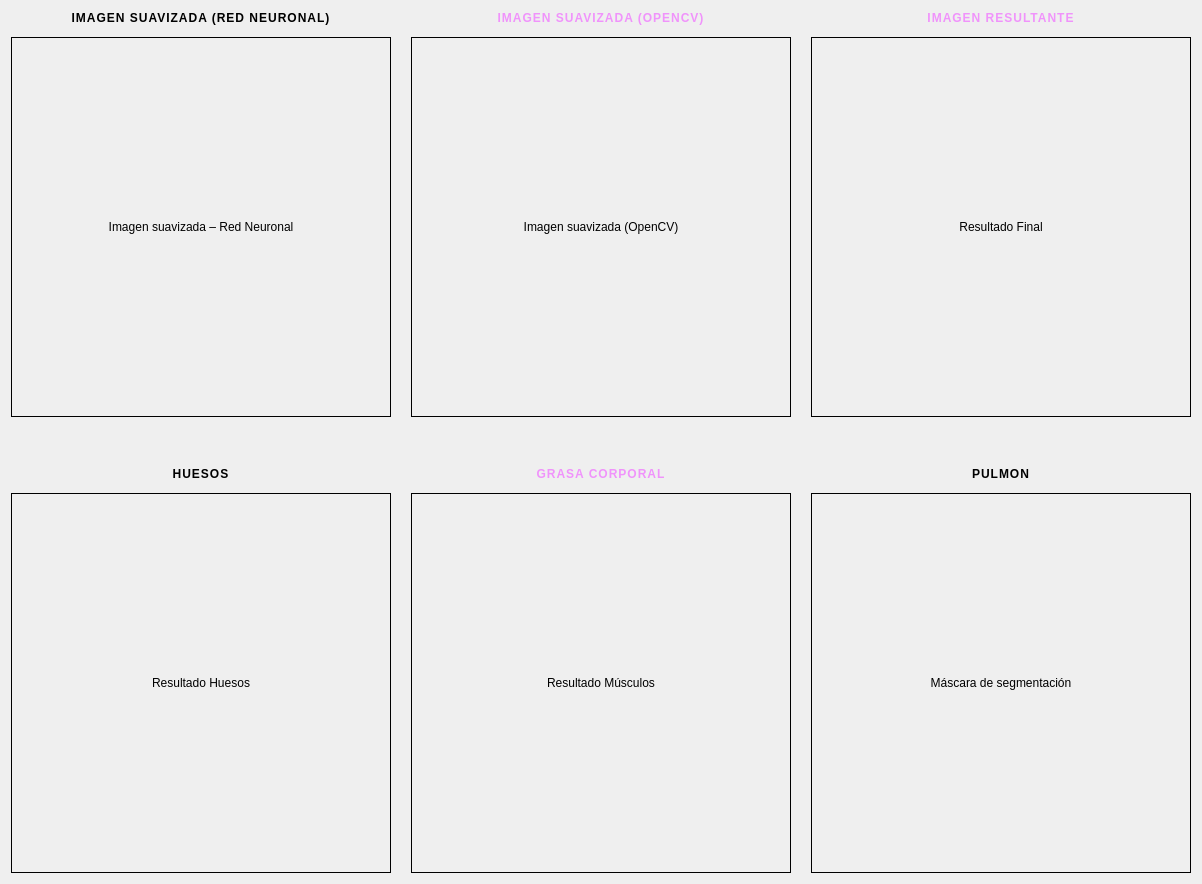
                                <widget class="QWidget" name="imageGroupWidget">
                                    <layout class="QGridLayout" name="imageGrid">
                                        <property name="spacing">
                                            <number>20</number>
                                        </property>

                                        <item row="0" column="0">
                                            <layout class="QVBoxLayout" name="column0_top">
                                                <property name="spacing">
                                                    <number>12</number>
                                                </property>
                                                <item>
                                                    <widget class="QLabel" name="titleImage1">
                                                        <property name="text">
                                                            <string>IMAGEN SUAVIZADA (RED NEURONAL)</string>
                                                        </property>
                                                        <property name="styleSheet">
                                                            <string notr="true">color: rgba(255,
                                                                255, 255, 0.9); font-size: 12px;
                                                                font-weight: 700; letter-spacing:
                                                                1px;</string>
                                                        </property>
                                                        <property name="alignment">
                                                            <set>Qt::AlignCenter</set>
                                                        </property>
                                                    </widget>
                                                </item>
                                                <item>
                                                    <widget class="QLabel" name="label_4">
                                                        <property name="text">
                                                            <string>Imagen suavizada – Red Neuronal</string>
                                                        </property>
                                                        <property name="alignment">
                                                            <set>Qt::AlignCenter</set>
                                                        </property>
                                                        <property name="frameShape">
                                                            <enum>QFrame::Box</enum>
                                                        </property>
                                                        <property name="minimumSize">
                                                            <size>
                                                                <width>380</width>
                                                                <height>380</height>
                                                            </size>
                                                        </property>
                                                    </widget>
                                                </item>
                                            </layout>
                                        </item>

                                        <item row="0" column="1">
                                            <layout class="QVBoxLayout" name="column1_top">
                                                <property name="spacing">
                                                    <number>12</number>
                                                </property>
                                                <item>
                                                    <widget class="QLabel" name="titleImage2">
                                                        <property name="text">
                                                            <string>IMAGEN SUAVIZADA (OPENCV)</string>
                                                        </property>
                                                        <property name="styleSheet">
                                                            <string notr="true">color: #f093fb;
                                                                font-size: 12px; font-weight: 700;
                                                                letter-spacing: 1px;</string>
                                                        </property>
                                                        <property name="alignment">
                                                            <set>Qt::AlignCenter</set>
                                                        </property>
                                                    </widget>
                                                </item>
                                                <item>
                                                    <widget class="QLabel" name="label_5">
                                                        <property name="text">
                                                            <string>Imagen suavizada (OpenCV)</string>
                                                        </property>
                                                        <property name="alignment">
                                                            <set>Qt::AlignCenter</set>
                                                        </property>
                                                        <property name="frameShape">
                                                            <enum>QFrame::Box</enum>
                                                        </property>
                                                        <property name="minimumSize">
                                                            <size>
                                                                <width>380</width>
                                                                <height>380</height>
                                                            </size>
                                                        </property>
                                                    </widget>
                                                </item>
                                            </layout>
                                        </item>

                                        <item row="0" column="2">
                                            <layout class="QVBoxLayout" name="column2_top">
                                                <property name="spacing">
                                                    <number>12</number>
                                                </property>
                                                <item>
                                                    <widget class="QLabel" name="titleImage3">
                                                        <property name="text">
                                                            <string>IMAGEN RESULTANTE</string>
                                                        </property>
                                                        <property name="styleSheet">
                                                            <string notr="true">color: #f093fb;
                                                                font-size: 12px; font-weight: 700;
                                                                letter-spacing: 1px;</string>
                                                        </property>
                                                        <property name="alignment">
                                                            <set>Qt::AlignCenter</set>
                                                        </property>
                                                    </widget>
                                                </item>
                                                <item>
                                                    <widget class="QLabel" name="label_6">
                                                        <property name="text">
                                                            <string>Resultado Final</string>
                                                        </property>
                                                        <property name="alignment">
                                                            <set>Qt::AlignCenter</set>
                                                        </property>
                                                        <property name="frameShape">
                                                            <enum>QFrame::Box</enum>
                                                        </property>
                                                        <property name="minimumSize">
                                                            <size>
                                                                <width>380</width>
                                                                <height>380</height>
                                                            </size>
                                                        </property>
                                                    </widget>
                                                </item>
                                            </layout>
                                        </item>

                                        <item row="1" column="0" colspan="3">
                                            <spacer name="horizontalSpacer_separator">
                                                <property name="orientation">
                                                    <enum>Qt::Vertical</enum>
                                                </property>
                                                <property name="sizeType">
                                                    <enum>QSizePolicy::Fixed</enum>
                                                </property>
                                                <property name="sizeHint" stdset="0">
                                                    <size>
                                                        <width>20</width>
                                                        <height>30</height>
                                                    </size>
                                                </property>
                                            </spacer>
                                        </item>

                                        <item row="2" column="0">
                                            <layout class="QVBoxLayout" name="column0_bottom">
                                                <property name="spacing">
                                                    <number>12</number>
                                                </property>
                                                <item>
                                                    <widget class="QLabel" name="titleResult1">
                                                        <property name="text">
                                                            <string>HUESOS</string>
                                                        </property>
                                                        <property name="styleSheet">
                                                            <string notr="true">color: rgba(255,
                                                                255, 255, 0.9); font-size: 12px;
                                                                font-weight: 700; letter-spacing:
                                                                1px;</string>
                                                        </property>
                                                        <property name="alignment">
                                                            <set>Qt::AlignCenter</set>
                                                        </property>
                                                    </widget>
                                                </item>
                                                <item>
                                                    <widget class="QLabel" name="label">
                                                        <property name="text">
                                                            <string>Resultado Huesos</string>
                                                        </property>
                                                        <property name="alignment">
                                                            <set>Qt::AlignCenter</set>
                                                        </property>
                                                        <property name="frameShape">
                                                            <enum>QFrame::Box</enum>
                                                        </property>
                                                        <property name="minimumSize">
                                                            <size>
                                                                <width>380</width>
                                                                <height>380</height>
                                                            </size>
                                                        </property>
                                                    </widget>
                                                </item>
                                            </layout>
                                        </item>

                                        <item row="2" column="1">
                                            <layout class="QVBoxLayout" name="column1_bottom">
                                                <property name="spacing">
                                                    <number>12</number>
                                                </property>
                                                <item>
                                                    <widget class="QLabel" name="titleResult2">
                                                        <property name="text">
                                                            <string>GRASA CORPORAL</string>
                                                        </property>
                                                        <property name="styleSheet">
                                                            <string notr="true">color: #f093fb;
                                                                font-size: 12px; font-weight: 700;
                                                                letter-spacing: 1px;</string>
                                                        </property>
                                                        <property name="alignment">
                                                            <set>Qt::AlignCenter</set>
                                                        </property>
                                                    </widget>
                                                </item>
                                                <item>
                                                    <widget class="QLabel" name="label_3">
                                                        <property name="text">
                                                            <string>Resultado Músculos</string>
                                                        </property>
                                                        <property name="alignment">
                                                            <set>Qt::AlignCenter</set>
                                                        </property>
                                                        <property name="frameShape">
                                                            <enum>QFrame::Box</enum>
                                                        </property>
                                                        <property name="minimumSize">
                                                            <size>
                                                                <width>380</width>
                                                                <height>380</height>
                                                            </size>
                                                        </property>
                                                    </widget>
                                                </item>
                                            </layout>
                                        </item>

                                        <item row="2" column="2">
                                            <layout class="QVBoxLayout" name="column2_bottom">
                                                <property name="spacing">
                                                    <number>12</number>
                                                </property>
                                                <item>
                                                    <widget class="QLabel" name="titleResult3">
                                                        <property name="text">
                                                            <string>PULMON</string>
                                                        </property>
                                                        <property name="styleSheet">
                                                            <string notr="true">color: rgba(255,
                                                                255, 255, 0.9); font-size: 12px;
                                                                font-weight: 700; letter-spacing:
                                                                1px;</string>
                                                        </property>
                                                        <property name="alignment">
                                                            <set>Qt::AlignCenter</set>
                                                        </property>
                                                    </widget>
                                                </item>
                                                <item>
                                                    <widget class="QLabel" name="label_2">
                                                        <property name="text">
                                                            <string>Máscara de segmentación</string>
                                                        </property>
                                                        <property name="alignment">
                                                            <set>Qt::AlignCenter</set>
                                                        </property>
                                                        <property name="frameShape">
                                                            <enum>QFrame::Box</enum>
                                                        </property>
                                                        <property name="minimumSize">
                                                            <size>
                                                                <width>380</width>
                                                                <height>380</height>
                                                            </size>
                                                        </property>
                                                    </widget>
                                                </item>
                                            </layout>
                                        </item>

                                    </layout>
                                </widget>
